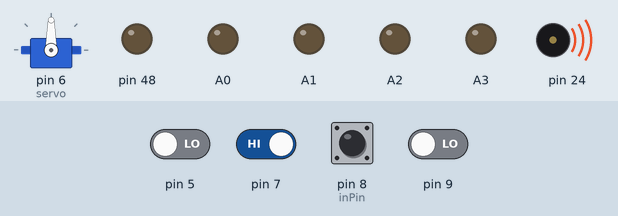
Simulated run of this sketch. Board: Arduino Mega 2560, built for the host (arithmetic inside an expression is 32-bit, double 64-bit). Shown: servo, output pins drawn as LEDs (lit = HIGH), buzzer (waves = sounding). The inputs (shaded band) are chosen by the test bench; at power-on: pin 7, pin 8 (inPin) HIGH, pin 5, pin 9 LOW. Storage starts empty; what the sketch prints to the serial monitor is not drawn.

Above: at 5.23 s.
At 5.9 s:
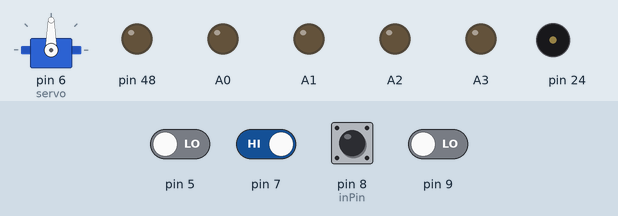
6.0 s: pin 7 driven LOW
At 15.1 s:
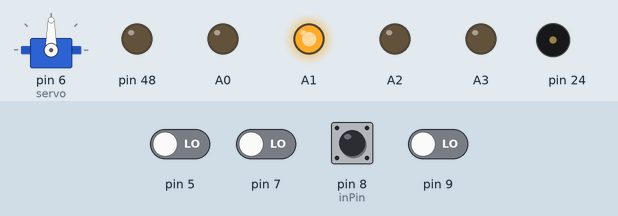
Timing chart, 0 to 21.1 s (numbered marks = the images above; inputs shaded):
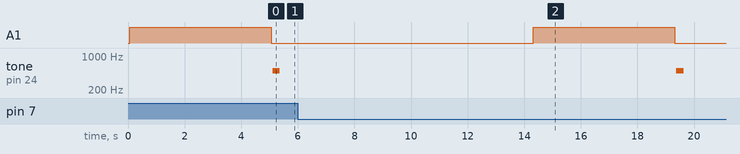

The sketch:

ArduinoMainCode.ino
```cpp
//SD Card Global
#include <SPI.h>
#include <SD.h>
#include "RTClib.h"
RTC_Millis rtc;     // Software Real Time Clock (RTC)
DateTime rightNow;  // used to store the current time.

//GPS Global
bool gGPSEnable = false;
bool gpsconState = false; //global variable to reference for outputs
static const int RXPin = 10, TXPin = 11;
static const uint32_t GPSBaud = 9600;
#include <SoftwareSerial.h>
#include <TinyGPS++.h>
TinyGPSPlus gps; // The TinyGPS++ object
SoftwareSerial ss(RXPin, TXPin);// The serial connection to the GPS device

//Lights Global
bool eventValue = false;
bool orangeeventValue = false; //global variable to reference for outputs

//Piezo Global
bool gbootSuccess = false; //global variable to reference for outputs

//Servo Global
bool gservoState = false; //global variable to reference for outputs
#include <Servo.h>
Servo servo;

//DC Global
bool gdcState = false; //global variable to reference for outputs
#include <L298N.h>
const unsigned int IN1 = 11; // Pins definition
const unsigned int IN2 = 12;
const unsigned int EN = 9;
L298N motor(EN, IN1, IN2); // Create one motor instance

//Sonar Loop
long duration;
int distance;

//Line Global
int glineState = 0; //global variable to reference for outputs
bool gpsState = false;

//Pot Global
int gpotValue = 0; //global variable to reference for outputs

//Button 1 Global
bool gbutton1State = false; //global variable to reference for outputs
bool deactivateCircuit = false;
int inPin = 8;
int valueCrash = 1;

//Button 2 Global
bool gbutton2State = false; //global variable to reference for outputs
bool deactivateDc = false;

//Button 3 Global
bool gbutton3State = false; //global variable to reference for outputs
bool deactivateServo = false;

void setup() {
  //SD Card Setup
  Serial.begin(9600);
  Serial.print("Initialising SD card...");
  if (!SD.begin()) {
    Serial.println("initialization failed!");
    return;
  }
  Serial.println("initialization done.");

  // Real Time Clock (RTC)
  rtc.begin(DateTime(F(__DATE__), F(__TIME__)));
  Serial.println("initialization done.");  // logEvent("System Initialisation...");

  //GPS Setup
  ss.begin(GPSBaud);

  //Lights Setup
  pinMode(A1, OUTPUT);
  pinMode(A2, OUTPUT);
  pinMode(A3, OUTPUT);

  //Piezo Setup
  pinMode(48, OUTPUT);

  //Servo Setup
  servo.attach(6);

  //DC Setup
  motor.setSpeed(255);

  //Line Setup
  pinMode(7, INPUT);

  //Pot Setup
  pinMode(A0, OUTPUT);

  //Button1Setup
  pinMode(8, OUTPUT);
  pinMode(inPin, INPUT_PULLUP);

  //Button2Setup
  pinMode(9, INPUT);

  //Button3Setup
  pinMode(10, INPUT);
}


// SD Card Loop
void logEvent(String dataToLog) {
  /*
     Log entries to a file on an SD card.
  */
  // Get the updated/current time
  DateTime rightNow = rtc.now();

  eventValue == true;

  // Open the log file
  File logFile = SD.open("events.csv", FILE_WRITE);
  if (!logFile) {
    Serial.print("Couldn't create log file");
    abort();
  }

  // Log the event with the date, time and data
  logFile.print(rightNow.year(), DEC);
  logFile.print(",");
  logFile.print(rightNow.month(), DEC);
  logFile.print(",");
  logFile.print(rightNow.day(), DEC);
  logFile.print(",");
  logFile.print(rightNow.hour(), DEC);
  logFile.print(",");
  logFile.print(rightNow.minute(), DEC);
  logFile.print(",");
  logFile.print(rightNow.second(), DEC);
  logFile.print(",");
  logFile.print(dataToLog);

  // End the line with a return character.
  logFile.println();
  logFile.close();
  Serial.print("Event Logged: ");
  Serial.print(rightNow.year(), DEC);
  Serial.print(",");
  Serial.print(rightNow.month(), DEC);
  Serial.print(",");
  Serial.print(rightNow.day(), DEC);
  Serial.print(",");
  Serial.print(rightNow.hour(), DEC);
  Serial.print(",");
  Serial.print(rightNow.minute(), DEC);
  Serial.print(",");
  Serial.print(rightNow.second(), DEC);
  Serial.print(",");
  Serial.println(dataToLog);
  eventValue == true;
}


//GPS Loop
// Gets the GPS coords and tests whether it's in "bounds" - @params: none - @return: void //
void locationBarrier() {
  while (ss.available() > 0)
    if (gps.encode(ss.read()))
      getGPSInfo();
}

void getGPSInfo() {
  eventValue == true;
  Serial.print(F("Location: "));
  if (gps.location.isValid()) {
    Serial.print(gps.location.lat(), 6);
    Serial.print(F(","));
    Serial.print(gps.location.lng(), 6);
    gbootSuccess == true; // since the program has completed SD card and GPS functions, the 'boot' has successfully completeted
    gpsconState = true;
  }
  else {
    Serial.println(F("INVALID"));
    gbootSuccess == false;
  }
}


void loop() {
  //Button1Loop
  int valueCrash = digitalRead(inPin); // read the state of the crash sensor
  if (valueCrash == HIGH) {
    gbutton1State == true;
    deactivateCircuit == true;
    logEvent("Button 1 Pressed");
  } else {
    gbutton1State == false;
    deactivateCircuit == false;
  }


  //Button2Loop
  int button2State = digitalRead(9);   // read the state of the pushbutton value:
  if (button2State == HIGH) {   // check if the pushbutton is pressed. If it is, the buttonState is HIGH:
    gbutton2State == true;
    deactivateDc == true;
    logEvent("Button 2 Pressed");
  } else {
    gbutton2State == false;
    deactivateDc == false;
  }


  //Button3Loop
  int button3State = digitalRead(10);   // read the state of the pushbutton value:
  if (button3State == HIGH) {   // check if the pushbutton is pressed. If it is, the buttonState is HIGH:
    gbutton3State == true;
    deactivateServo == true;
    logEvent("Button 3 Pressed");
  } else {
    gbutton3State == false;
    deactivateServo == false;
  }


  //Lights Loop
  if (eventValue == true) {
    digitalWrite(A3, HIGH);
    delay(5000);
    digitalWrite(A3, LOW);
    delay(6000);
    logEvent("Green Light Triggered");
  } else if (orangeeventValue == true) {
    digitalWrite(A2, HIGH);
    delay(5000);
    digitalWrite(A2, LOW);
    logEvent("Orange Light Triggered");
  } else if (eventValue == false) {
    digitalWrite(A1, HIGH);
    delay(5000);
    digitalWrite(A1, LOW);
    logEvent("Red Light Triggered");
  }


  //Piezo Loop
  if (gbootSuccess == true) {
    tone(48, 1000, 500);
    logEvent("Successful Boot");
  } else if (gbootSuccess == false) {
    logEvent("Unsuccessful Boot");
    tone(24, 500, 250);
  }


  //Servo Loop
  if (gbutton3State == true) {
    eventValue == true;
    servo.write(0);
    delay(500);
    servo.write(90);
    delay(500);
    servo.write(180);
    delay(500);
    logEvent("Servo Enabled");
  } else if (gbutton3State == false) {
    eventValue == false;
  }


  //DC Loop
  if (gbutton2State == true) {
    motor.forward();
    delay(10000);
    motor.stop();
    logEvent("DC Motor Enabled");
  } else if (gbutton2State == false) {
    eventValue == false;
  }


  //Sonar Loop
  // Clears the trigPin condition
  digitalWrite(4, LOW);
  delayMicroseconds(2);

  // Sets the trigPin HIGH (ACTIVE) for 10 microseconds
  digitalWrite(4, HIGH);
  delayMicroseconds(10);
  digitalWrite(4, LOW);

  // Reads the echoPin, returns the sound wave travel time in microseconds
  long duration = pulseIn(5, HIGH);

  // Calculating the distance
  distance = duration * 0.034 / 2; // Speed of sound wave divided by 2 (go and back)

  // Displays the distance on the Serial Monitor
  Serial.print("Distance: ");
  delay(3900);
  Serial.print(distance);
  delay(3900);
  Serial.println(" cm");
  logEvent("Sonar Enabled");


  //Line Loop
  bool value = digitalRead(7);
  if (value == 0) {
    gGPSEnable = true;
    logEvent("Line Sensor Enabled");
  } else {
    eventValue = false;
  }

  //Pot Loop
  int sensorValue = analogRead(A0); //read the input on analog pin 0
  sensorValue = gpotValue;
  delay(300); //delay in between reads for stability
  logEvent("Potentiometer Enabled");
}
```
